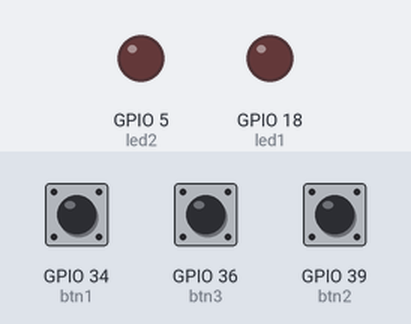
A program run on a simulated ESP32. Shown: output pins drawn as LEDs (lit = HIGH). The inputs (shaded band) are chosen by the test bench; at power-on: GPIO 34 (btn1) HIGH, GPIO 36 (btn3) HIGH, GPIO 39 (btn2) HIGH. What the program prints to the serial monitor is not drawn.

Above: at 1.2 s.
1.3 s: GPIO 34 (btn1) pulled LOW for 0.15 s
2.9 s: GPIO 36 (btn3) pulled LOW for 0.15 s
4.5 s: GPIO 39 (btn2) pulled LOW for 0.15 s
At 5.7 s:
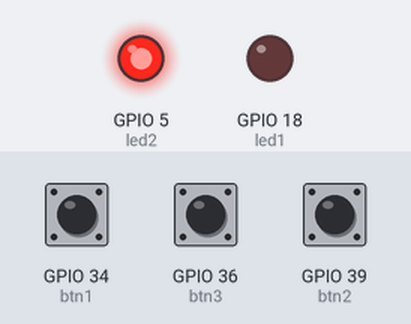
7.6 s: GPIO 36 (btn3) pulled LOW for 1 s
10.1 s: GPIO 36 (btn3) pulsed LOW 2 times (0.12 s each, 0.3 s apart)
12.2 s: GPIO 36 (btn3) pulsed LOW 5 times (0.12 s each, 0.3 s apart)
Timing chart, 0 to 15.2 s (numbered marks = the images above; inputs shaded):
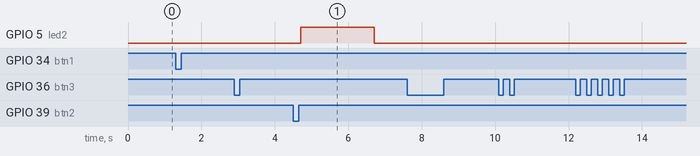

Measured:
- after the input at 1.3 s, every drawn part: stays the same
- after the input at 2.9 s, every drawn part: stays the same
- after the input at 4.5 s, GPIO 5 (led2): LOW → HIGH after 0.21 s, → LOW 2.0 s later
- after the input at 7.6 s, every drawn part: stays the same
- after the input at 10.1 s, every drawn part: stays the same
- after the input at 12.2 s, every drawn part: stays the same

The program:

main.cpp
```cpp
#include <Arduino.h>

#define COMB 35
#define btn1 34
#define btn2 39
#define btn3 36
#define led1 18
#define led2 5


int cuenta_btn1 = 0;
int cuenta_btn2 = 0;
int confirmacion = 0;

void setup() {
  Serial.begin(115200);
  pinMode(btn1, INPUT_PULLUP);
  pinMode(btn2, INPUT_PULLUP);
  pinMode(btn3, INPUT_PULLUP);
  pinMode(led1, OUTPUT);
  pinMode(led2, OUTPUT);
}

void loop() {
  int i = 0;
  while (i <= 5000)
  {
  i++;
  int estado_btn1 = digitalRead(btn1);
  int estado_btn2 = digitalRead(btn2);
  int estado_btn3 = digitalRead(btn3);

  // Verificar si se ha pulsado algún botón
  if (estado_btn1 == LOW) {
    cuenta_btn1++;
    Serial.print(cuenta_btn1); // Incrementar contador de btn1
    delay(200);
  } else if (estado_btn2 == LOW) {
    cuenta_btn2++;
    Serial.print(cuenta_btn2); // Incrementar contador de btn2
    delay(200);
  } else if (estado_btn3 == LOW) {
    confirmacion = 1;
    Serial.print("confirmar!");
    delay(200);
  }
  }

  // Si se han registrado todas las pulsaciones necesarias
  if (cuenta_btn1 > 0 && cuenta_btn2 > 0 && confirmacion == 1) {
    // Construir la combinación basada en la cantidad de veces que se ha pulsado cada botón
    int combination = cuenta_btn1 * 10 + cuenta_btn2;

    // Verificar si la combinación ingresada coincide con la combinación esperada
    if (combination == COMB) {
      digitalWrite(led1, HIGH); // Combinación correcta, encender led1
    } else {
      digitalWrite(led2, HIGH); // Combinación incorrecta, encender led2
    }


    delay(2000);
    cuenta_btn1 = 0;
    cuenta_btn2 = 0;
    confirmacion = 0;
    digitalWrite(led1, LOW);
    digitalWrite(led2, LOW);
  }
}
```
